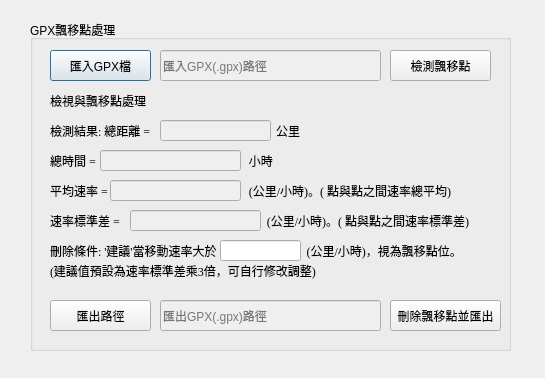
<?xml version="1.0" encoding="UTF-8"?>
<ui version="4.0">
 <class>TFBToolsDialogBase</class>
 <widget class="QDialog" name="TFBToolsDialogBase">
  <property name="geometry">
   <rect>
    <x>0</x>
    <y>0</y>
    <width>545</width>
    <height>378</height>
   </rect>
  </property>
  <property name="windowTitle">
   <string>林務局圖資操作工具</string>
  </property>
  <widget class="QGroupBox" name="groupBox">
   <property name="geometry">
    <rect>
     <x>30</x>
     <y>20</y>
     <width>481</width>
     <height>331</height>
    </rect>
   </property>
   <property name="title">
    <string>GPX飄移點處理</string>
   </property>
   <widget class="QPushButton" name="pushButton">
    <property name="geometry">
     <rect>
      <x>20</x>
      <y>30</y>
      <width>101</width>
      <height>31</height>
     </rect>
    </property>
    <property name="text">
     <string>匯入GPX檔</string>
    </property>
   </widget>
   <widget class="QPushButton" name="pushButton_2">
    <property name="geometry">
     <rect>
      <x>360</x>
      <y>280</y>
      <width>111</width>
      <height>31</height>
     </rect>
    </property>
    <property name="text">
     <string>刪除飄移點並匯出</string>
    </property>
   </widget>
   <widget class="QPushButton" name="pushButton_3">
    <property name="geometry">
     <rect>
      <x>360</x>
      <y>30</y>
      <width>101</width>
      <height>31</height>
     </rect>
    </property>
    <property name="text">
     <string>檢測飄移點</string>
    </property>
   </widget>
   <widget class="QPushButton" name="pushButton_4">
    <property name="geometry">
     <rect>
      <x>20</x>
      <y>280</y>
      <width>101</width>
      <height>31</height>
     </rect>
    </property>
    <property name="text">
     <string>匯出路徑</string>
    </property>
   </widget>
   <widget class="QLabel" name="label_3">
    <property name="geometry">
     <rect>
      <x>20</x>
      <y>70</y>
      <width>131</width>
      <height>21</height>
     </rect>
    </property>
    <property name="font">
     <font>
      <family>Times New Roman</family>
      <pointsize>9</pointsize>
     </font>
    </property>
    <property name="text">
     <string>檢視與飄移點處理</string>
    </property>
   </widget>
   <widget class="QLabel" name="label_4">
    <property name="geometry">
     <rect>
      <x>20</x>
      <y>100</y>
      <width>451</width>
      <height>21</height>
     </rect>
    </property>
    <property name="font">
     <font>
      <family>Times New Roman</family>
      <pointsize>9</pointsize>
     </font>
    </property>
    <property name="text">
     <string>檢測結果: 總距離 =                                          公里</string>
    </property>
   </widget>
   <widget class="QLabel" name="label_5">
    <property name="geometry">
     <rect>
      <x>20</x>
      <y>220</y>
      <width>441</width>
      <height>21</height>
     </rect>
    </property>
    <property name="font">
     <font>
      <family>Times New Roman</family>
      <pointsize>9</pointsize>
     </font>
    </property>
    <property name="text">
     <string>刪除條件: '建議'當移動速率大於                              (公里/小時)，視為飄移點位。</string>
    </property>
   </widget>
   <widget class="QLineEdit" name="imp">
    <property name="geometry">
     <rect>
      <x>190</x>
      <y>220</y>
      <width>81</width>
      <height>21</height>
     </rect>
    </property>
    <property name="sizePolicy">
     <sizepolicy hsizetype="Expanding" vsizetype="Expanding">
      <horstretch>0</horstretch>
      <verstretch>0</verstretch>
     </sizepolicy>
    </property>
   </widget>
   <widget class="QLineEdit" name="lineEdit_3">
    <property name="enabled">
     <bool>false</bool>
    </property>
    <property name="geometry">
     <rect>
      <x>130</x>
      <y>30</y>
      <width>221</width>
      <height>31</height>
     </rect>
    </property>
    <property name="text">
     <string/>
    </property>
    <property name="placeholderText">
     <string>匯入GPX(.gpx)路徑</string>
    </property>
   </widget>
   <widget class="QLineEdit" name="lineEdit_4">
    <property name="enabled">
     <bool>false</bool>
    </property>
    <property name="geometry">
     <rect>
      <x>130</x>
      <y>100</y>
      <width>111</width>
      <height>21</height>
     </rect>
    </property>
    <property name="text">
     <string/>
    </property>
    <property name="placeholderText">
     <string/>
    </property>
   </widget>
   <widget class="QLabel" name="label_7">
    <property name="geometry">
     <rect>
      <x>20</x>
      <y>130</y>
      <width>301</width>
      <height>21</height>
     </rect>
    </property>
    <property name="font">
     <font>
      <family>Times New Roman</family>
      <pointsize>9</pointsize>
     </font>
    </property>
    <property name="text">
     <string>總時間 =                                                   小時</string>
    </property>
   </widget>
   <widget class="QLabel" name="label_8">
    <property name="geometry">
     <rect>
      <x>20</x>
      <y>160</y>
      <width>431</width>
      <height>21</height>
     </rect>
    </property>
    <property name="font">
     <font>
      <family>Times New Roman</family>
      <pointsize>9</pointsize>
     </font>
    </property>
    <property name="text">
     <string>平均速率 =                                               (公里/小時)。( 點與點之間速率總平均)</string>
    </property>
   </widget>
   <widget class="QLineEdit" name="lineEdit_5">
    <property name="enabled">
     <bool>false</bool>
    </property>
    <property name="geometry">
     <rect>
      <x>70</x>
      <y>130</y>
      <width>141</width>
      <height>21</height>
     </rect>
    </property>
    <property name="text">
     <string/>
    </property>
    <property name="placeholderText">
     <string/>
    </property>
   </widget>
   <widget class="QLineEdit" name="lineEdit_6">
    <property name="enabled">
     <bool>false</bool>
    </property>
    <property name="geometry">
     <rect>
      <x>80</x>
      <y>160</y>
      <width>131</width>
      <height>21</height>
     </rect>
    </property>
    <property name="text">
     <string/>
    </property>
    <property name="placeholderText">
     <string/>
    </property>
   </widget>
   <widget class="QLineEdit" name="lineEdit_7">
    <property name="enabled">
     <bool>false</bool>
    </property>
    <property name="geometry">
     <rect>
      <x>130</x>
      <y>280</y>
      <width>221</width>
      <height>31</height>
     </rect>
    </property>
    <property name="text">
     <string/>
    </property>
    <property name="placeholderText">
     <string>匯出GPX(.gpx)路徑</string>
    </property>
   </widget>
   <widget class="QLabel" name="label_9">
    <property name="geometry">
     <rect>
      <x>20</x>
      <y>190</y>
      <width>451</width>
      <height>21</height>
     </rect>
    </property>
    <property name="font">
     <font>
      <family>Times New Roman</family>
      <pointsize>9</pointsize>
     </font>
    </property>
    <property name="text">
     <string>速率標準差 =                                                 (公里/小時)。( 點與點之間速率標準差)</string>
    </property>
   </widget>
   <widget class="QLineEdit" name="lineEdit_8">
    <property name="enabled">
     <bool>false</bool>
    </property>
    <property name="geometry">
     <rect>
      <x>100</x>
      <y>190</y>
      <width>131</width>
      <height>21</height>
     </rect>
    </property>
    <property name="text">
     <string/>
    </property>
    <property name="placeholderText">
     <string/>
    </property>
   </widget>
   <widget class="QLabel" name="label_6">
    <property name="geometry">
     <rect>
      <x>20</x>
      <y>240</y>
      <width>291</width>
      <height>21</height>
     </rect>
    </property>
    <property name="font">
     <font>
      <family>Times New Roman</family>
      <pointsize>9</pointsize>
     </font>
    </property>
    <property name="text">
     <string>(建議值預設為速率標準差乘3倍，可自行修改調整)</string>
    </property>
   </widget>
  </widget>
 </widget>
 <resources/>
 <connections/>
</ui>
